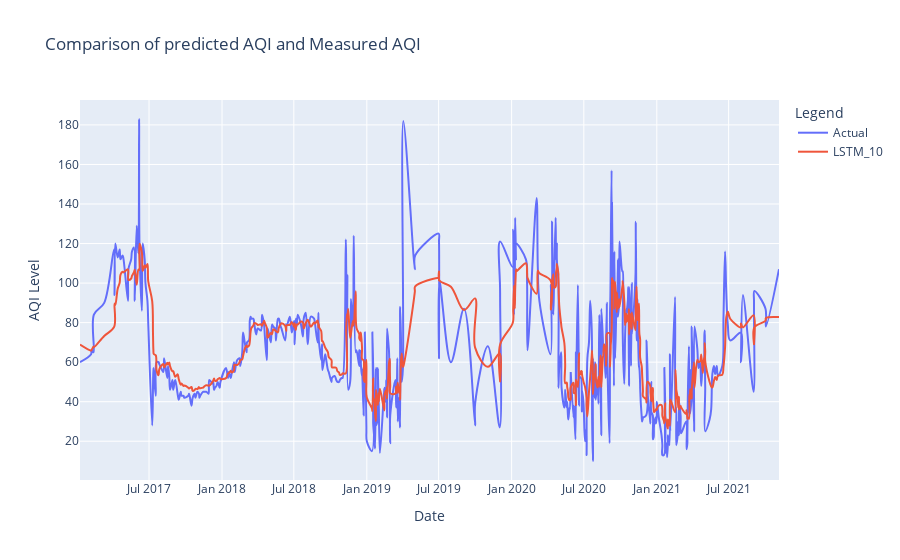

Source (notebook cell):
### Code cell
fig = go.Figure()
fig.update_layout(
    title="Comparison of predicted AQI and Measured AQI",
    xaxis_title="Date",
    yaxis_title="AQI Level",
    legend_title="Legend",
)

fig.add_trace(go.Scatter(x=series_results.index, y=testY1.flatten(), name="Actual", line_shape='spline'))
fig.add_trace(go.Scatter(x=series_results.index, y=testPredict.flatten()  , name="LSTM_10", line_shape='spline'))
fig.show()

### Figure 1 — Plotly figure (JSON) as saved in the notebook; plotly's stock layout.template omitted (floating-point values rounded to 4 significant figures; data arrays with more than 128 entries replaced by an {"elided": "..."} marker saying what was removed)
{"data": [{"line": {"shape": "spline"}, "name": "Actual", "type": "scatter", "x": {"elided": "450 str values"}, "y": {"elided": "443 float values"}}, {"line": {"shape": "spline"}, "name": "LSTM_10", "type": "scatter", "x": {"elided": "450 str values"}, "y": {"elided": "443 float values"}}], "layout": {"legend": {"title": {"text": "Legend"}}, "title": {"text": "Comparison of predicted AQI and Measured AQI"}, "xaxis": {"title": {"text": "Date"}}, "yaxis": {"title": {"text": "AQI Level"}}}}
